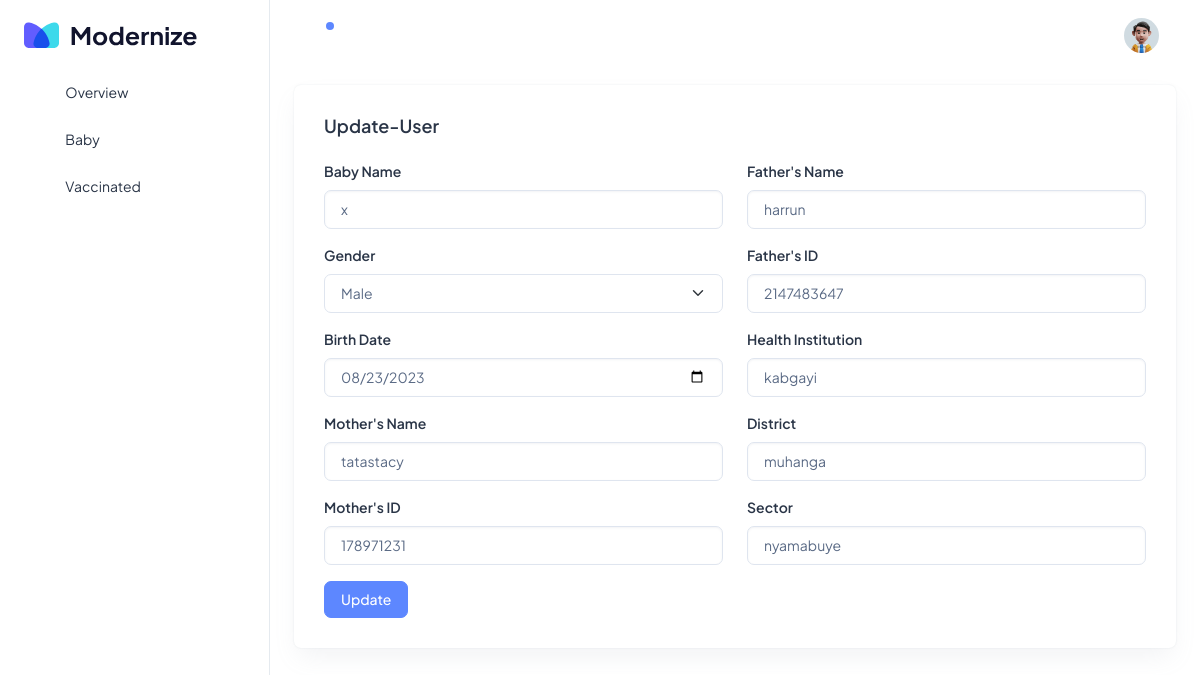
Page /html/edit_baby.php?id=14 (signed in) on the committed database.
### tables this page shows
CREATE TABLE `babies` (
  `id` int(11) NOT NULL,
  `baby_name` varchar(255) NOT NULL,
  `gender` enum('male','female') NOT NULL,
  `birth_date` date NOT NULL,
  `mother_name` varchar(255) DEFAULT NULL,
  `father_name` varchar(255) DEFAULT NULL,
  `mother_id` int(11) DEFAULT NULL,
  `father_id` int(11) DEFAULT NULL,
  `health_institution` varchar(255) DEFAULT NULL,
  `district` varchar(255) DEFAULT NULL,
  `sector` varchar(255) DEFAULT NULL
);

### html/edit_baby.php (the view, shortened to what this page needs)
<!doctype html>
<html lang="en">
<head>
    <link rel="stylesheet" href="../assets/css/styles.min.css" />
</head>
<body>
    <div class="page-wrapper" id="main-wrapper" data-layout="vertical" data-navbarbg="skin6" data-sidebartype="full" data-sidebar-position="fixed" data-header-position="fixed">
        <aside class="left-sidebar">
            <div>
                <div class="brand-logo d-flex align-items-center justify-content-between">
                    <a href="./index.html" class="text-nowrap logo-img">
                        <img src="../assets/images/logos/dark-logo.svg" width="180" alt="" />
                    </a>
                </div>
                <nav class="sidebar-nav scroll-sidebar" data-simplebar="">
                    <ul id="sidebarnav">
                        <li class="sidebar-item">
                            <a class="sidebar-link" href="./dashboard_user.php" aria-expanded="false">
                                <span>
                                    <i class="ti ti-layout-dashboard"></i>
                                </span>
                                <span class="hide-menu">Overview</span>
                            </a>
                        </li>
                        <li class="sidebar-item">
                            <a class="sidebar-link" href="./register_baby.php" aria-expanded="false">
                                <span>
                                    <i class="ti ti-layout-dashboard"></i>
                                </span>
                                <span class="hide-menu">Baby</span>
                            </a>
                        </li>
                        <li class="sidebar-item">
                            <a class="sidebar-link" href="./vaccines.php" aria-expanded="false">
                                <span>
                                    <i class="ti ti-layout-dashboard"></i>
                                </span>
                                <span class="hide-menu">Vaccinated</span>
                            </a>
                        </li>
                </nav>
            </div>
        </aside>
        <div class="body-wrapper">
            <header class="app-header">
                <nav class="navbar navbar-expand-lg navbar-light">
                    <ul class="navbar-nav">
                        <li class="nav-item">
                            <a class="nav-link nav-icon-hover" href="javascript:void(0)">
                                <i class="ti ti-bell-ringing"></i>
                                <div class="notification bg-primary rounded-circle"></div>
                            </a>
                        </li>
                    </ul>
                    <div class="navbar-collapse justify-content-end px-0" id="navbarNav">
                        <ul class="navbar-nav flex-row ms-auto align-items-center justify-content-end">
                            <li class="nav-item dropdown">
                                <a class="nav-link nav-icon-hover" href="javascript:void(0)" id="drop2" data-bs-toggle="dropdown" aria-expanded="false">
                                    <img src="../assets/images/profile/user-1.jpg" alt="" width="35" height="35" class="rounded-circle">
                                </a>
                            </li>
                        </ul>
                    </div>
                </nav>
            </header>
            <div class="container-fluid">
                <div class="card">
                    <div class="card-body">
                        <h5 class="card-title fw-semibold mb-4">Update-User</h5>
                        <form method="post" action="update_baby.php">
                            <?php
                            include 'db_connect.php';
                            if (isset($_GET['id'])) {
                                $babyId = $_GET['id'];
                                $query = "SELECT * FROM babies WHERE id = $babyId";
                                $result = $conn->query($query);
                                if ($result->num_rows == 1) {
                                    $row = $result->fetch_assoc();
                            ?>
                                    <div class="row">
                                        <div class="col-md-6">
                                            <div class="mb-3">
                                                <label for="babyName" class="form-label">Baby Name</label>
                                                <input type="text" class="form-control" id="babyName" name="baby_name" value="<?php echo $row["baby_name"]; ?>">
                                            </div>
                                            <div class="mb-3">
                                                <label for="babyGender" class="form-label">Gender</label>
                                                <select class="form-select" id="babyGender" name="baby_gender">
                                                    <option value="male" <?php if ($row["gender"] == "male") echo "selected"; ?>>Male</option>
                                                </select>
                                            </div>
                                            <div class="mb-3">
                                                <label for="babyBirthDate" class="form-label">Birth Date</label>
                                                <input type="date" class="form-control" id="babyBirthDate" name="baby_birth_date" value="<?php echo $row["birth_date"]; ?>">
                                            </div>
                                            <div class="mb-3">
                                                <label for="babyMotherName" class="form-label">Mother's Name</label>
                                                <input type="text" class="form-control" id="babyMotherName" name="baby_mother_name" value="<?php echo $row["mother_name"]; ?>">
                                            </div>
                                            <div class="mb-3">
                                                <label for="babyMotherID" class="form-label">Mother's ID</label>
                                                <input type="number" class="form-control" id="babyMotherID" name="baby_mother_id" value="<?php echo $row["mother_id"]; ?>">
                                            </div>
                                        </div>
                                        <div class="col-md-6">
                                            <div class="mb-3">
                                                <label for="babyFatherName" class="form-label">Father's Name</label>
                                                <input type="text" class="form-control" id="babyFatherName" name="baby_father_name" value="<?php echo $row["father_name"]; ?>">
                                            </div>
                                            <div class="mb-3">
                                                <label for="babyFatherID" class="form-label">Father's ID</label>
                                                <input type="number" class="form-control" id="babyFatherID" name="baby_father_id" value="<?php echo $row["father_id"]; ?>">
                                            </div>
                                            <div class="mb-3">
                                                <label for="babyHealthInstitution" class="form-label">Health Institution</label>
                                                <input type="text" class="form-control" id="babyHealthInstitution" name="baby_health_institution" value="<?php echo $row["health_institution"]; ?>">
                                            </div>
                                            <div class="mb-3">
                                                <label for="babyDistrict" class="form-label">District</label>
                                                <input type="text" class="form-control" id="babyDistrict" name="baby_district" value="<?php echo $row["district"]; ?>">
                                            </div>
                                            <div class="mb-3">
                                                <label for="babySector" class="form-label">Sector</label>
                                                <input type="text" class="form-control" id="babySector" name="baby_sector" value="<?php echo $row["sector"]; ?>">
                                            </div>
                                        </div>
                                    </div>
                                    <button type="submit" class="btn btn-primary">Update</button>
                        </form>
                <?php
                                } else {
                                    echo '<p>No baby found with this ID.</p>';
                                }
                            } else {
                                echo '<p>Invalid request.</p>';
                            }
                ?>
                    </div>
                </div>
            </div>
        </div>
    </div>
</body>
</html>

### rows in the picture
babies: baby_name "x", baby_gender "Male", baby_birth_date "08/23/2023", baby_mother_name "tatastacy", baby_mother_id "178971231", baby_father_name "harrun", baby_father_id "2147483647", baby_health_institution "kabgayi", baby_district "muhanga", baby_sector "nyamabuye"
